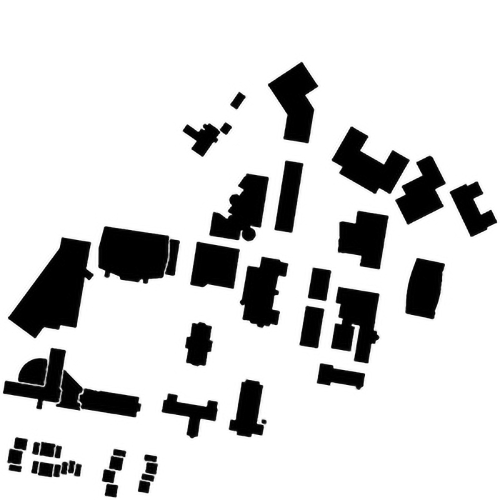
#> input picture standard_search_alg/submission/WPI_map.jpg, 1000 x 1000 px (shown at 1/2 size)
$ python main.py   (older library calls are emulated)
#> lines starting #> are read from the running program, lines starting #| are printed output that depends on the picture; after the words box and inside, x2 and y2 are one past the last pixel; in counts of white or black regions, pixels touching at a corner belong together
### standard_search_alg/PRM.py
# Standard Algorithm Implementation
# Sampling-based Algorithms PRM
import math
from typing import NoReturn
import matplotlib.pyplot as plt
from networkx.drawing.layout import kamada_kawai_layout
import numpy as np
import networkx as nx
from numpy.ma import outerproduct
from scipy import spatial

# Class for PRM
class PRM:
    # Constructor
    def __init__(self, map_array):
        self.map_array = map_array            # map array, 1->free, 0->obstacle
        self.size_row = map_array.shape[0]    # map size
        self.size_col = map_array.shape[1]    # map size

        self.samples = []                     # list of sampled points
        self.graph = nx.Graph()               # constructed graph
        self.path = []                        # list of nodes of the found path

        # np.random.seed(0)                     # Uncomment for debug

    # [338 lines left out: functions check_collision, is_point_occupied, get_pts_in_range, distance, midpoint, uniform_sample and 6 more, not called in this run]

    # def weighted_astar(self):
    #     """
    #     """

### standard_search_alg/RRT.py
# Standard Algorithm Implementation
# Sampling-based Algorithms RRT and RRT*
import math
import matplotlib.pyplot as plt
import numpy as np
import networkx as nx


# Class for each tree node
class Node:
    def __init__(self, row, col):
        self.row = row        # coordinate
        self.col = col        # coordinate
        self.parent = None    # parent node
        self.cost = 0       # cost


# Class for RRT
class RRT:
    # Constructor
    def __init__(self, map_array, start, goal):
        self.map_array = map_array            # map array, 1->free, 0->obstacle
        self.size_row = map_array.shape[0]    # map size
        self.size_col = map_array.shape[1]    # map size

        self.start = Node(start[0], start[1]) # start node
        # self.start.parent = Node(start[0], start[1])
        self.goal = Node(goal[0], goal[1])    # goal node
        self.vertices = []                    # list of nodes
        self.vertices_points = []
        self.found = False                    # found flag

        np.random.seed(0)

    def init_map(self):
        '''Intialize the map before each search
        '''
        self.found = False
        self.vertices = []
        self.vertices.append(self.start)


    def distance(self, p1: Node, p2: Node):
        '''Calculate the euclidean distance between two points
        arguments:
            p1 - point 1, [row, col]
            p2 - point 2, [row, col]

        return:
            euclidean distance between two points
        '''
        return math.sqrt((p1.row - p2.row) ** 2 + (p1.col - p2.col) ** 2)

    def midpoint(self, p1: Node, p2: Node):
        ''' Calculate midpoint between two points
        arguments:
            p1 - point 1, [row, col]
            p2 - point 2, [row, col]

        return:
            midpoint - [row column]
        '''
        return Node((p1.row + p2.row)/2, (p1.col + p2.col)/2)


    def check_collision(self, node1: Node, node2: Node):
        '''Check if the path between two nodes collide with obstacles
        arguments:
            node1 - node 1
            node2 - node 2

        return:
            False if the new node is valid to be connected
        '''
        min_section_lengths = 1
        pts_list = [node1, node2]

        while (pts_list[1].row - pts_list[0].row) ** 2 + (pts_list[1].col - pts_list[0].col) ** 2 >= min_section_lengths ** 2:
            tmp_pts = [pts_list[0]]
            for i in range(len(pts_list) - 1):
                # Find midpoint
                midpoint = self.midpoint(pts_list[i], pts_list[i+1])
                # Check collisions
                test_pts = self.get_pts_in_range(midpoint)
                for pt in test_pts:
                    if self.is_point_occupied(pt):
                        return True
                # Add midpoint to the collision list if no collision
                tmp_pts.append(midpoint)
                tmp_pts.append(pts_list[i+1])
            pts_list = tmp_pts
        return False

    def get_pts_in_range(self, pt:Node):
        """ Get all whole points in a range (max distance)
            Assumes range is 1 for now
        arguments:
            pt - point [row, col] (not ints)
        return:
            list of points (all ints)
        """
        pts_list = set()
        pts_list.add(Node(math.floor(pt.row),    math.floor(pt.col)))
        pts_list.add(Node(math.floor(pt.row),    math.ceil(pt.col)))
        pts_list.add(Node(math.ceil(pt.row),     math.floor(pt.col)))
        pts_list.add(Node(math.ceil(pt.row),     math.ceil(pt.col)))
        return list(pts_list)

    def is_point_occupied(self, point:Node):
        """ Checks if the point is occupied in the map
        arguments:
            point - point [row, col]
        return:
            True if occupied, False if not occupied
        """
        if self.map_array[point.row, point.col] == 0:
            return True
        return False

    def get_new_point(self, goal_bias):
        '''Choose the goal or generate a random point
        arguments:
            goal_bias - the possibility of choosing the goal instead of a random point
                        Number from 0% to 100%
                            0 => Goal will be chosen 0% of the time
                            100 => Goal will be chosen 100% of the time
        return:
            point - the new point
        '''

        if np.random.randint(100) < goal_bias:
            return self.goal

        return Node(np.random.randint(self.size_row), np.random.randint(self.size_col))

    def get_nearest_node(self, point, neighbor_threshold = 15):
        '''Find the nearest node in self.vertices with respect to the new point
        arguments:
            point - the new point

        return:
            the nearest node
        '''
        neighbors = self.get_neighbors(point, neighbor_threshold)
        main_neighbor = None
        main_neighbor_cost = 0

        for neighbor in neighbors:
            dist = self.distance(point, neighbor)
            if main_neighbor is None or dist < main_neighbor_cost:
                main_neighbor = neighbor
                main_neighbor_cost = dist

        return main_neighbor


    def get_neighbors(self, new_node, neighbor_size):
        '''Get the neighbors that are within the neighbor distance from the node
        arguments:
            new_node - a new node
            neighbor_size - the neighbor distance

        return:
            neighbors - a list of neighbors that are within the neighbor distance
        '''

        potential_neighbors = []
        # Get all nodes within neighbor range
        for node in self.vertices:
            if self.distance(new_node, node) < neighbor_size:
                potential_neighbors.append(node)
        return potential_neighbors


    def is_node_in_map(self, node: Node):
        ''' Checks if the node is in the map
        arguments:
            node: type Node
        return:
            bool: True if in map, False if not
        '''
        return  node.row >= 0 and node.row < self.size_row and \
                node.col >= 0 and node.col < self.size_col


    # [9 lines left out: function rewire, not called in this run]
        ### YOUR CODE HERE ###


    def draw_map(self):
        '''Visualization of the result
        '''
        # Create empty map
        fig, ax = plt.subplots(1)
        img = 255 * np.dstack((self.map_array, self.map_array, self.map_array))
        ax.imshow(img)

        # Draw Trees or Sample points
        for node in self.vertices[1:-1]:
        # for node in self.vertices[1:]:
            plt.plot(node.col, node.row, markersize=3, marker='o', color='y')
            plt.plot([node.col, node.parent.col], [node.row, node.parent.row], color='y')

        # Draw Final Path if found
        if self.found:
            cur = self.goal
            while cur.col != self.start.col and cur.row != self.start.row:
                plt.plot([cur.col, cur.parent.col], [cur.row, cur.parent.row], color='b')
                cur = cur.parent
                plt.plot(cur.col, cur.row, markersize=3, marker='o', color='b')

        # Draw start and goal
        plt.plot(self.start.col, self.start.row, markersize=5, marker='o', color='g')
        plt.plot(self.goal.col, self.goal.row, markersize=5, marker='o', color='r')

        # show image
        plt.show()


    def RRT(self, n_pts=1000):
        '''RRT main search function
        arguments:
            n_pts - number of points try to sample,
                    not the number of final sampled points

        In each step, extend a new node if possible, and check if reached the goal
        '''

        goal_bias = 15
        neighbor_threshold = 300
        new_point_distance = 15
        # Remove previous result
        self.init_map()

        for i in range(0, n_pts):
            # Pick a random position
            point = None
            point = self.get_new_point(goal_bias=goal_bias)

            # Skip if point already exists
            point_exists = False
            for node in self.vertices:
                if node.row == point.row and node.col == point.col:
                    point_exists = True
            if point_exists:
                continue

            # Connect to nearest neighbor
            main_neighbor = self.get_nearest_node(point, neighbor_threshold = neighbor_threshold)

            # Extend the neighbor
            if main_neighbor is not None:
                # 1. Get unit vector between selected neighbor and new_point
                u_vec = [(point.row - main_neighbor.row) / self.distance(point, main_neighbor), (point.col - main_neighbor.col) / self.distance(point, main_neighbor)]
                # 2. Calculate point_new using equation [point + new_point_distance * unit_vector]
                point_new = Node(round(main_neighbor.row + u_vec[0] * new_point_distance),
                                 round(main_neighbor.col + u_vec[1] * new_point_distance))
                point_new.parent = main_neighbor
                point_new.cost = point_new.parent.cost + self.distance(point_new.parent, point_new)

                # Check for collisions, and append
                if not self.check_collision(point_new, point_new.parent) and self.is_node_in_map(point_new):
                    self.vertices.append(point_new)
                    if self.distance(point_new, self.goal) <= new_point_distance:
                        self.goal.parent = point_new
                        self.goal.cost = self.goal.parent.cost + self.distance(self.goal.parent, self.goal)
                        self.vertices.append(self.goal)
                        self.found = True
                        break

        # Output
        if self.found:
            steps = len(self.vertices) - 2
            length = self.goal.cost
            print("It took %d nodes to find the current path" %steps)
            print("The path length is %.2f" %length)
        else:
            print("No path found")

        # Draw result
        self.draw_map()


    def RRT_star(self, n_pts=1000, neighbor_size=20):
        '''RRT* search function
        arguments:
            n_pts - number of points try to sample,
                    not the number of final sampled points
            neighbor_size - the neighbor distance

        In each step, extend a new node if possible, and rewire the node and its neighbors
        '''
        # Remove previous result
        self.init_map()


        # In each step,
        # get a new point,
        # get its nearest node,
        # extend the node and check collision to decide whether to add or drop,
        # if added, rewire the node and its neighbors,
        # and check if reach the neighbor region of the goal if the path is not found.

        # Output
        if self.found:
            steps = len(self.vertices) - 2
            length = self.goal.cost
            print("It took %d nodes to find the current path" %steps)
            print("The path length is %.2f" %length)
        else:
            print("No path found")

        # Draw result
        self.draw_map()

### standard_search_alg/submission/main.py
# Main and helper function

from PIL import Image
import numpy as np
from RRT import RRT
from PRM import PRM

import matplotlib.pyplot as plt


def load_map(file_path, resolution_scale):
    ''' Load map from an image and return a 2D binary numpy array
        where 0 represents obstacles and 1 represents free space
    '''
#> called with file_path = 'WPI_map.jpg', resolution_scale = 0.3
    # Load the image with grayscale
    img = Image.open(file_path).convert('L')
    # Rescale the image
    size_x, size_y = img.size
#> size_x = 1000; size_y = 1000
    new_x, new_y  = int(size_x*resolution_scale), int(size_y*resolution_scale)
#> new_x = 300; new_y = 300
    img = img.resize((new_x, new_y), Image.ANTIALIAS)
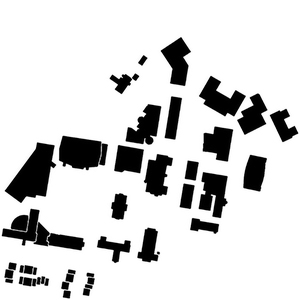
#> img: PIL image 300x300 L; min 0, max 255, mean 212.5

    map_array = np.asarray(img, dtype='uint8')

    # Get bianry image
    threshold = 127
    map_array = 1 * (map_array > threshold)
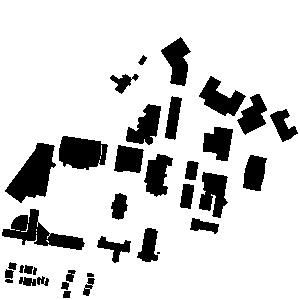
#> map_array: shape (300, 300) int64; values 0 (black) and 1 (white), 83.4% white; 36 black regions (1 under 20 px), largest, box (x1, y1, x2, y2) and area: (5, 143, 56, 203) 1629, (2, 209, 85, 250) 1345, (59, 136, 108, 170) 1256

    # Result 2D numpy array
    return map_array


if __name__ == "__main__":
    # Load the map
    start = (200, 75)
    goal  = (30, 250)
    # goal = (210, 85)
    map_array = load_map("WPI_map.jpg", 0.3)

    # Planning class
    PRM_planner = PRM(map_array)
    RRT_planner = RRT(map_array, start, goal)

    # [15 lines of commented-out code are left out]
    print("\nRRT with 1000 Samples")
    RRT_planner.RRT(n_pts=1000)
#| It took 98 nodes to find the current path
#> in draw_map, `plt.show()`:
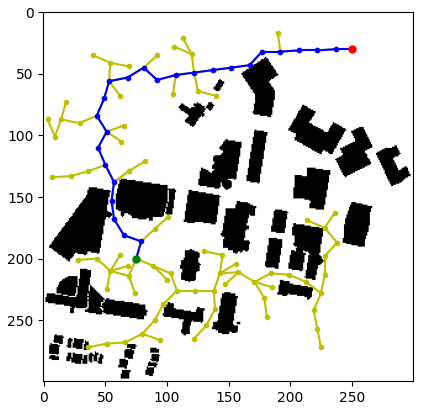
#> figure drawn by matplotlib, 1 panel
    print("\nRRT* with 2000 Samples")
    RRT_planner.RRT_star(n_pts=2000)
#> in draw_map (call 2), `plt.show()`:
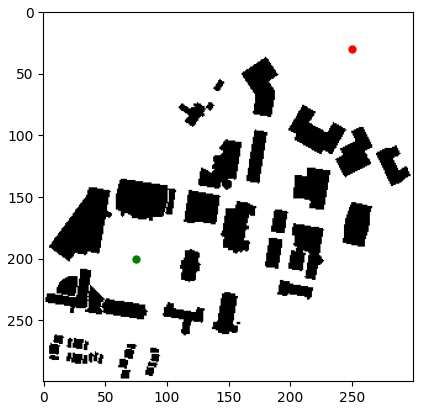
#> figure drawn by matplotlib, 1 panel
